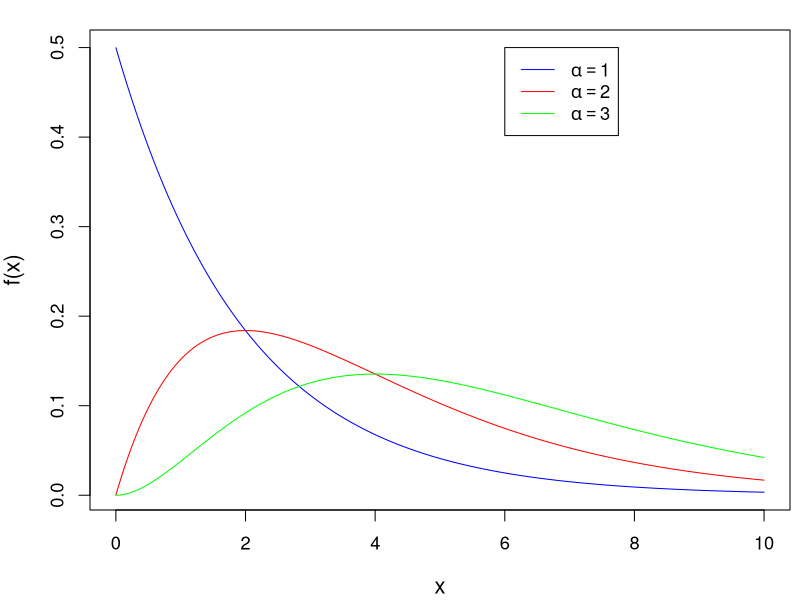
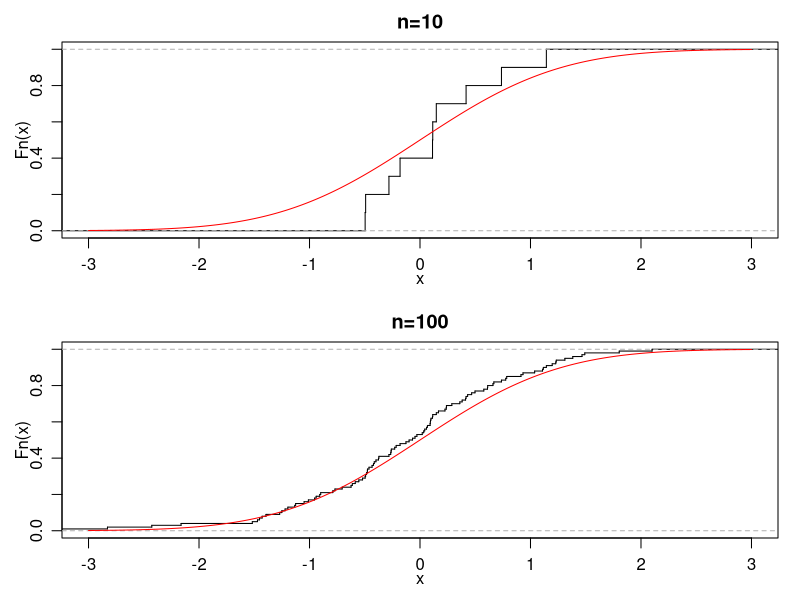
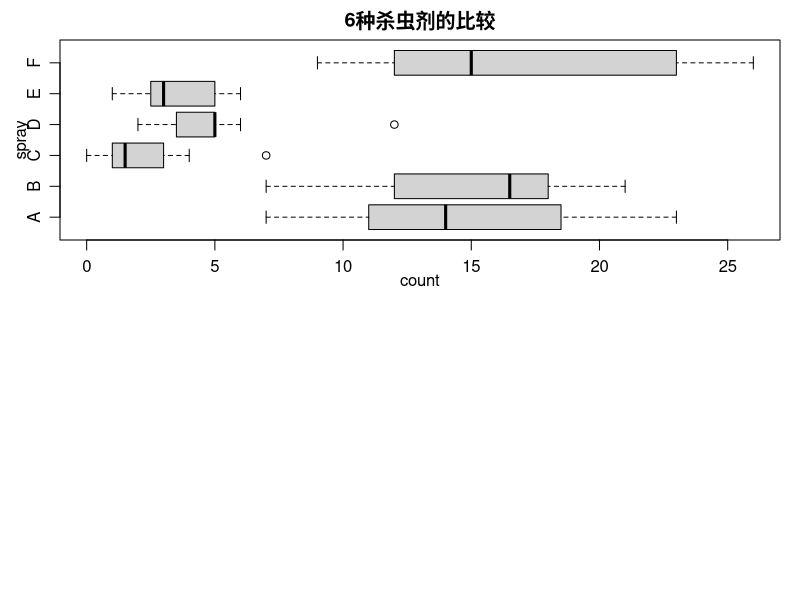

These figures' R source, in order:
## ---- chunk 1
knitr::opts_chunk$set(echo = FALSE)
## ---- chunk 2
x = seq(0.001,10,length = 10000)
lambda = 0.5
alpha = 1
y = dgamma(x,shape=alpha,rate = lambda)
par(mai=c(0.9,0.9,0.3,0.1),cex=1.1)
plot(x,y,type="l",ylab = "f(x)",col="blue",cex.lab=1.2)

alpha = 2
y = dgamma(x,shape=alpha,rate = lambda)
lines(x,y,col="red")

alpha = 3
y = dgamma(x,shape=alpha,rate = lambda)
lines(x,y,col="green")
expr1 = expression(alpha==1)
expr2 = expression(alpha==2)
expr3 = expression(alpha==3)
legend(6,0.5,legend=c(expr1,expr2,expr3),col=c("blue","red","green"),lty = c(1,1,1))

## ---- chunk 3
t = seq(-3,3,by=0.01)
y = pnorm(t)
x = rnorm(100)
par(mfrow=c(2,1),mgp=c(1.5,0.8,0),mar=.1+c(3,3,2,1))
Fn = ecdf(x[1:10])
plot(Fn,verticals=TRUE,do.points=FALSE,main="n=10",xlim=c(-3,3))
lines(t,y,col="red")
Fn = ecdf(x[1:100])
plot(Fn,verticals=TRUE,do.points=FALSE,main="n=100",xlim=c(-3,3))
lines(t,y,col="red")
## ---- chunk 4
knitr::kable(cbind(InsectSprays[1:12, c(2,1)],InsectSprays[13:24, c(2,1)],InsectSprays[25:36, c(2,1)],InsectSprays[37:48, c(2,1)],InsectSprays[49:60, c(2,1)],InsectSprays[61:72, c(2,1)]), caption = '')
## ---- chunk 5
par(mar=c(3,3,2,1))
boxplot(count ~ spray, data = InsectSprays, col = "lightgray",main="6种杀虫剂的比较",horizontal=TRUE)
